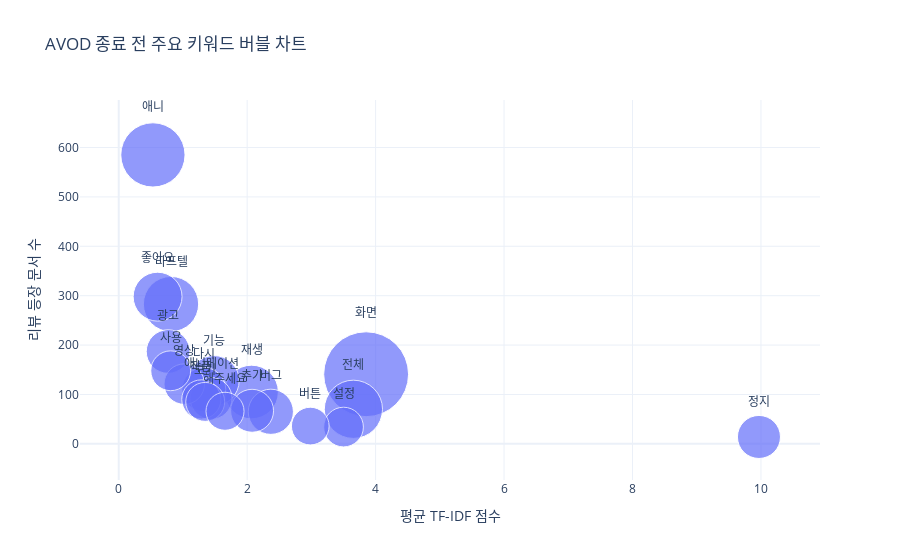
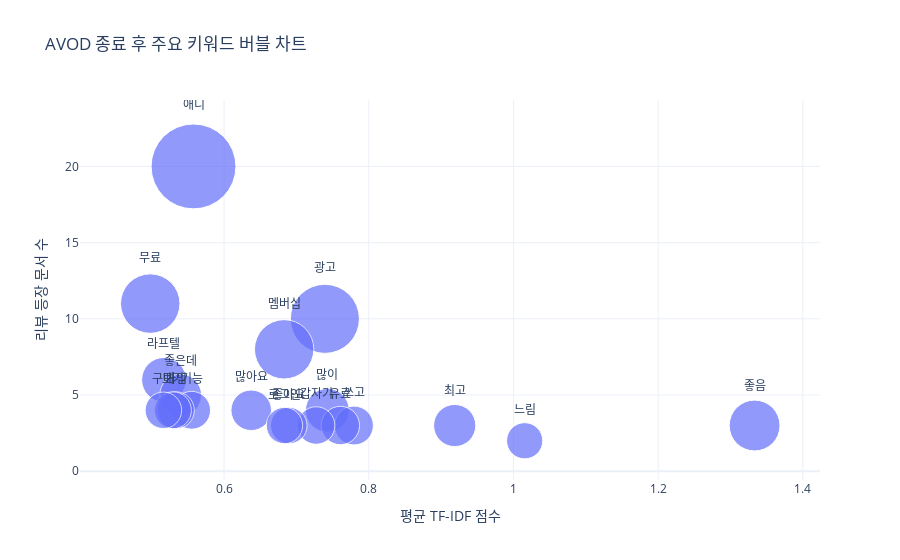

Notebook cell for these charts, in order:
### Code cell
# TF-IDF 버블 데이터 생성
bubble_before = get_tfidf_bubble_data(before_df['okt_content'], weights_before)
bubble_after = get_tfidf_bubble_data(after_df['okt_content'], weights_after)

# 버블 차트 출력 (총 TF-IDF 점수가 높은 상위 20개 키워드)
plot_bubble_chart(bubble_before.head(20), "AVOD 종료 전 주요 키워드 버블 차트")
plot_bubble_chart(bubble_after.head(20), "AVOD 종료 후 주요 키워드 버블 차트")

### Figure 1 — Plotly figure (JSON) as saved in the notebook; plotly's stock layout.template omitted (floating-point values rounded to 4 significant figures)
{"data": [{"customdata": [["화면", 543.2], ["애니", 311.5], ["전체", 255.8], ["라프텔", 230.4], ["재생", 217.1], ["기능", 190.1], ["좋아요", 180.4], ["버그", 153.9], ["다시", 145.7], ["광고", 143.7], ["정지", 139.6], ["추가", 139.1], ["애니메이션", 132.4], ["영상", 123.5], ["사용", 119.8], ["설정", 119.0], ["작품", 115.8], ["보기", 114.5], ["해주세요", 109.2], ["버튼", 107.4]], "hovertemplate": "mean_tfidf=%{x}<br>doc_count=%{y}<br>total_tfidf=%{customdata[1]}<br>term=%{customdata[0]}<extra></extra>", "legendgroup": "", "marker": {"color": "#636efa", "size": [543.2, 311.5, 255.8, 230.4, 217.1, 190.1, 180.4, 153.9, 145.7, 143.7, 139.6, 139.1, 132.4, 123.5, 119.8, 119.0, 115.8, 114.5, 109.2, 107.4], "sizemode": "area", "sizeref": 0.1509, "symbol": "circle"}, "mode": "markers+text", "name": "", "orientation": "v", "showlegend": false, "text": ["화면", "애니", "전체", "라프텔", "재생", "기능", "좋아요", "버그", "다시", "광고", "정지", "추가", "애니메이션", "영상", "사용", "설정", "작품", "보기", "해주세요", "버튼"], "textposition": "top center", "type": "scatter", "x": [3.852, 0.5325, 3.654, 0.8141, 2.068, 1.485, 0.6054, 2.368, 1.325, 0.7684, 9.969, 2.077, 1.439, 1.02, 0.8094, 3.501, 1.286, 1.347, 1.655, 2.983], "xaxis": "x", "y": [141, 585, 70, 283, 105, 128, 298, 65, 110, 187, 14, 67, 92, 121, 148, 34, 90, 85, 66, 36], "yaxis": "y"}], "layout": {"legend": {"itemsizing": "constant", "tracegroupgap": 0}, "title": {"text": "AVOD 종료 전 주요 키워드 버블 차트"}, "xaxis": {"anchor": "y", "domain": [0, 1], "title": {"text": "평균 TF-IDF 점수"}}, "yaxis": {"anchor": "x", "domain": [0, 1], "title": {"text": "리뷰 등장 문서 수"}}}}

### Figure 2 — Plotly figure (JSON) as saved in the notebook; plotly's stock layout.template omitted (floating-point values rounded to 4 significant figures)
{"data": [{"customdata": [["애니", 11.16], ["광고", 7.394], ["무료", 5.477], ["멤버십", 5.464], ["좋음", 4], ["라프텔", 3.102], ["많이", 2.971], ["최고", 2.756], ["좋은데", 2.7], ["많아요", 2.55], ["쓰고", 2.339], ["유료", 2.282], ["기능", 2.221], ["갑자기", 2.182], ["가입", 2.133], ["보기", 2.117], ["좋아요", 2.068], ["구매", 2.064], ["로그인", 2.05], ["느림", 2.031]], "hovertemplate": "mean_tfidf=%{x}<br>doc_count=%{y}<br>total_tfidf=%{customdata[1]}<br>term=%{customdata[0]}<extra></extra>", "legendgroup": "", "marker": {"color": "#636efa", "size": [11.16, 7.394, 5.477, 5.464, 4.0, 3.102, 2.971, 2.756, 2.7, 2.55, 2.339, 2.282, 2.221, 2.182, 2.133, 2.117, 2.068, 2.064, 2.05, 2.031], "sizemode": "area", "sizeref": 0.003099, "symbol": "circle"}, "mode": "markers+text", "name": "", "orientation": "v", "showlegend": false, "text": ["애니", "광고", "무료", "멤버십", "좋음", "라프텔", "많이", "최고", "좋은데", "많아요", "쓰고", "유료", "기능", "갑자기", "가입", "보기", "좋아요", "구매", "로그인", "느림"], "textposition": "top center", "type": "scatter", "x": [0.5578, 0.7394, 0.4979, 0.6831, 1.333, 0.5169, 0.7428, 0.9188, 0.54, 0.6375, 0.7795, 0.7607, 0.5552, 0.7272, 0.5333, 0.5293, 0.6895, 0.5161, 0.6835, 1.016], "xaxis": "x", "y": [20, 10, 11, 8, 3, 6, 4, 3, 5, 4, 3, 3, 4, 3, 4, 4, 3, 4, 3, 2], "yaxis": "y"}], "layout": {"legend": {"itemsizing": "constant", "tracegroupgap": 0}, "title": {"text": "AVOD 종료 후 주요 키워드 버블 차트"}, "xaxis": {"anchor": "y", "domain": [0, 1], "title": {"text": "평균 TF-IDF 점수"}}, "yaxis": {"anchor": "x", "domain": [0, 1], "title": {"text": "리뷰 등장 문서 수"}}}}
